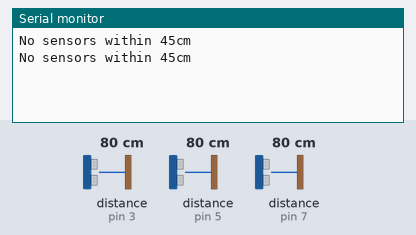
Bench run of a sketch on a simulated Arduino Uno, built with avr-gcc and run on an emulated ATmega328P. On the bench: the last lines printed to the serial monitor. Wiring (inferred from the names in the program): 3 × ultrasonic range finder: trigger pin 2, echo pin 3 / trigger pin 4, echo pin 5 / trigger pin 6, echo pin 7. The test bench sets the inputs (shaded band); at power-on: distance to the obstacle (sensors on pin 3, pin 5, pin 7) 80 cm. The echo pulse lasts 58.3 µs per cm.

Above: at 1.8 s.
1.9 s: distance to the obstacle (sensor on pin 3) set to 50 cm
At 2.9 s:
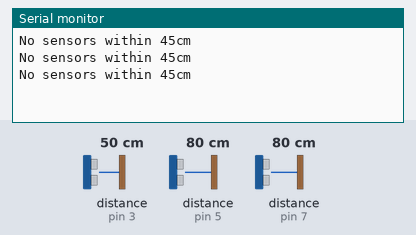
3.4 s: distance to the obstacle (sensor on pin 3) set to 41 cm
At 4.5 s:
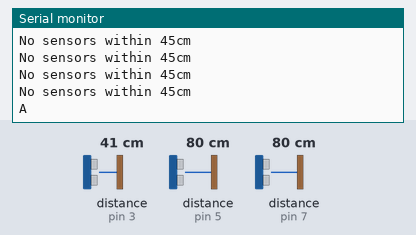
6.5 s: distance to the obstacle (sensor on pin 5) set to 49 cm
At 7.8 s:
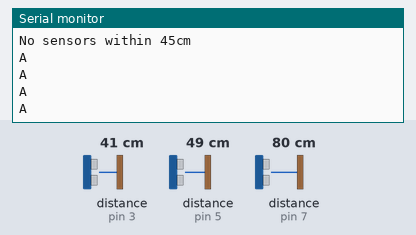
8.0 s: distance to the obstacle (sensor on pin 5) set to 41 cm
At 8.9 s:
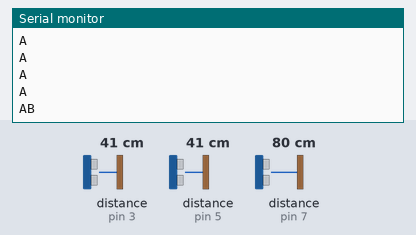
10.6 s: distance to the obstacle (sensor on pin 7) set to 50 cm
At 11.6 s:
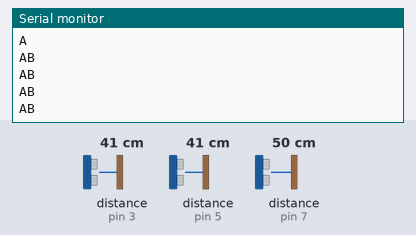
12.1 s: distance to the obstacle (sensor on pin 7) set to 42 cm
At 12.7 s:
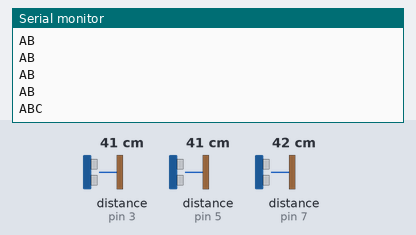

The sketch:

source.ino
```cpp
// Define the pins for the ultrasonic sensors
#define TRIG_PIN1 2
#define ECHO_PIN1 3
#define TRIG_PIN2 4
#define ECHO_PIN2 5
#define TRIG_PIN3 6
#define ECHO_PIN3 7

void setup() {
  Serial.begin(9600);
  pinMode(TRIG_PIN1, OUTPUT);
  pinMode(ECHO_PIN1, INPUT);
  pinMode(TRIG_PIN2, OUTPUT);
  pinMode(ECHO_PIN2, INPUT);
  pinMode(TRIG_PIN3, OUTPUT);
  pinMode(ECHO_PIN3, INPUT);
}

void loop() {
  float distanceA = getDistance(TRIG_PIN1, ECHO_PIN1);
  float distanceB = getDistance(TRIG_PIN2, ECHO_PIN2);
  float distanceC = getDistance(TRIG_PIN3, ECHO_PIN3);

  String output = "";

  if (distanceA < 45) {
    output += "A";
  }

  if (distanceB < 45) {
    output += "B";
  }

  if (distanceC < 45) {
    output += "C";
  }

  if (output != "") {
    Serial.println(output);
  } else {
    Serial.println("No sensors within 45cm");
  }

  delay(1000);
}

float getDistance(int trigPin, int echoPin) {
  digitalWrite(trigPin, LOW);
  delayMicroseconds(5);

  digitalWrite(trigPin, HIGH);
  delayMicroseconds(10);
  digitalWrite(trigPin, LOW);

  float duration = pulseIn(echoPin, HIGH);
  float distance = duration * 0.0343 / 2;

  return distance;
}
```

Measured:
- the behaviour switches between 46 and 45 cm on distance to the obstacle (sensor on pin 3) (found by bisection; images 1 and 2)
- the behaviour switches between 46 and 45 cm on distance to the obstacle (sensor on pin 5) (found by bisection; images 3 and 4)
- the behaviour switches between 46 and 45 cm on distance to the obstacle (sensor on pin 7) (found by bisection; images 5 and 6)
- after the input at 3.4 s, the serial monitor: prints a new line after 0.67 s (image 2)
- after the input at 8.0 s, the serial monitor: prints a new line after 0.12 s (image 4)
- after the input at 12.1 s, the serial monitor: prints a new line after 0.06 s (image 6)
